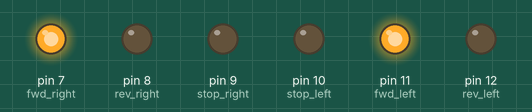
A sketch run on a simulated Arduino Uno, built with avr-gcc and run on an emulated ATmega328P. Shown: output pins drawn as LEDs (lit = HIGH).

Above: at 2.5 s.
At 5.5 s:
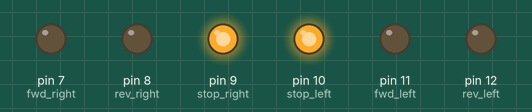
At 7.0 s:
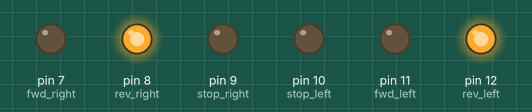
Timing chart, 0 to 10.4 s (numbered marks = the images above):
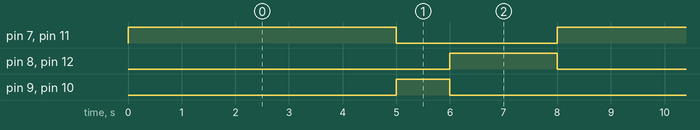

Measured:
- by itself, pin 7 (fwd_right), pin 11 (fwd_left): alternates HIGH for 5.0 s and LOW for 3.0 s
- by itself, pin 8 (rev_right), pin 12 (rev_left): alternates HIGH for 2.0 s and LOW for 6.0 s
- by itself, pin 9 (stop_right), pin 10 (stop_left): alternates HIGH for 1.0 s and LOW for 7.0 s

The sketch:

Arduino.ino
```cpp
// C++ code
//
int animationSpeed = 0;
int rev_left = 12;
int fwd_left = 11;
int stop_left = 10;
int stop_right = 9;
int rev_right = 8;
int fwd_right = 7;

void setup()
{
  pinMode(11, OUTPUT);
  pinMode(7, OUTPUT);
  pinMode(10, OUTPUT);
  pinMode(9, OUTPUT);
  pinMode(12, OUTPUT);
  pinMode(8, OUTPUT);
}

void loop()
{
  animationSpeed = 5000;
  digitalWrite(fwd_left, HIGH);
  digitalWrite(fwd_right, HIGH);
  delay(animationSpeed); // Wait for animationSpeed millisecond(s)
  digitalWrite(fwd_left, LOW);
  digitalWrite(fwd_right, LOW);
  animationSpeed = 1000;
  digitalWrite(stop_left, HIGH);
  digitalWrite(stop_right, HIGH);
  delay(animationSpeed); // Wait for animationSpeed millisecond(s)
  digitalWrite(stop_left, LOW);
  digitalWrite(stop_right, LOW);
  animationSpeed = 2000;
  digitalWrite(rev_left, HIGH);
  digitalWrite(rev_right, HIGH);
  delay(animationSpeed); // Wait for animationSpeed millisecond(s)
  digitalWrite(rev_left, LOW);
  digitalWrite(rev_right, LOW);
}
```
